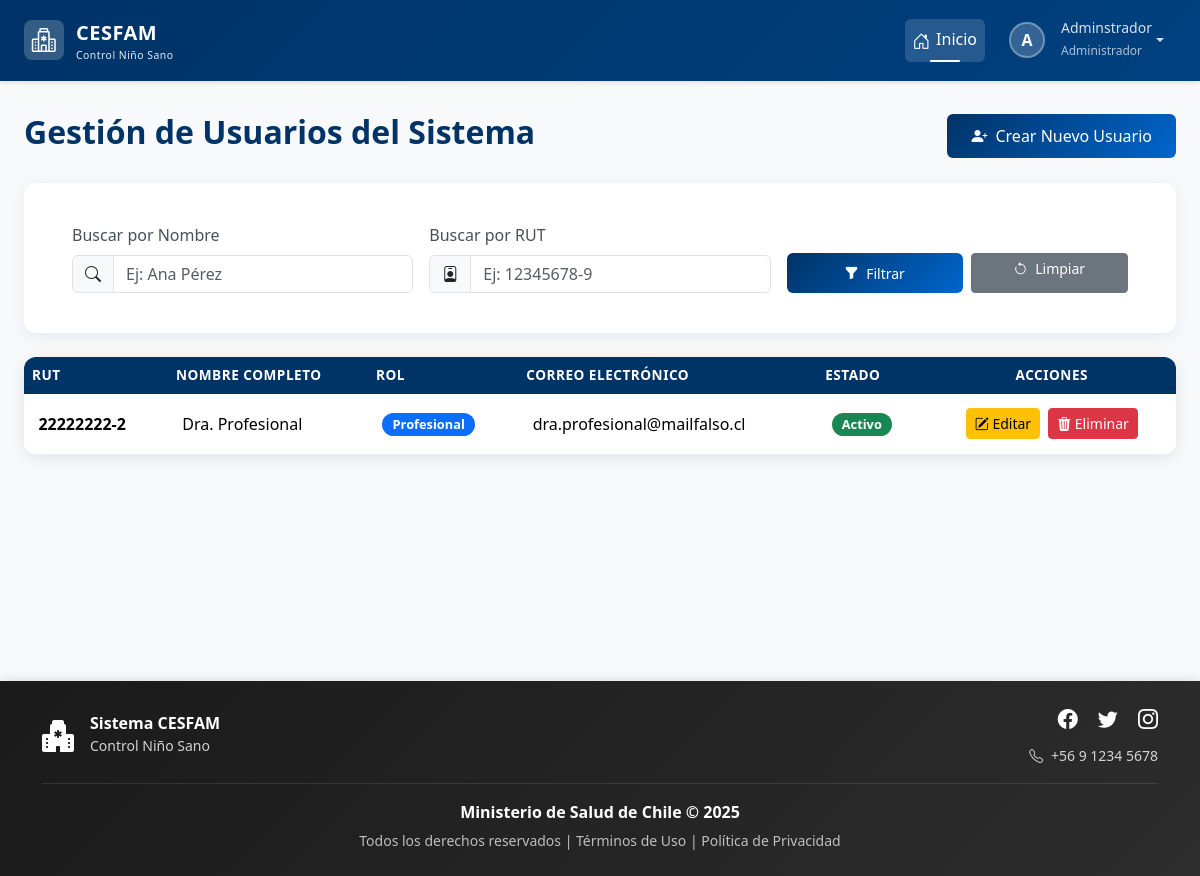
The app's page /usuarios/ (signed in), older data.
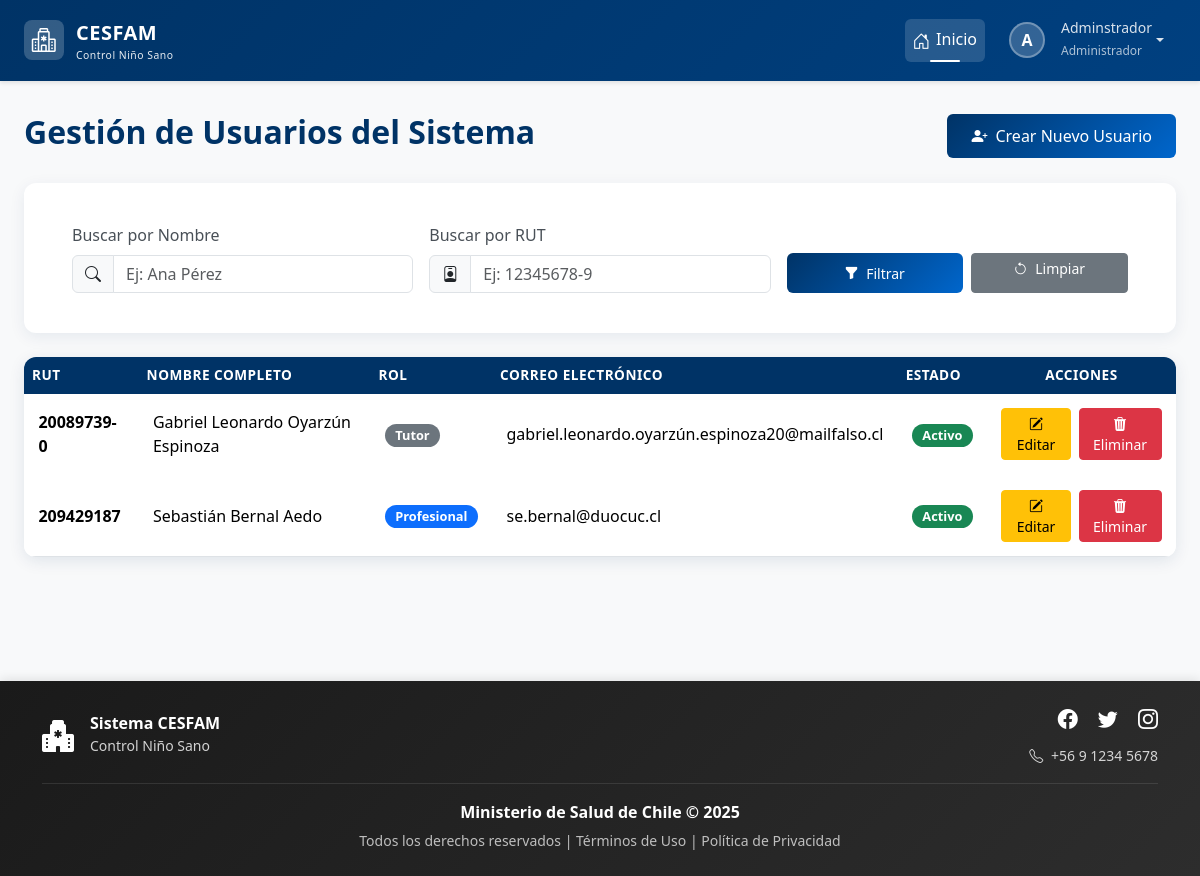
The same page, newer data.
### login/models.py (models this page shows, shortened)
class Usuario(AbstractBaseUser, PermissionsMixin):
    rut = models.CharField(max_length=10, unique=True)
    nombre_completo = models.CharField(max_length=200)
    email = models.EmailField(unique=True)
    rol = models.ForeignKey(Rol, on_delete=models.PROTECT)
    clave_temporal = models.BooleanField(default=False)
    nombre_completo_norm = models.CharField(
        max_length=200,
        editable=False,
        db_index=True
    )
    activo = models.BooleanField(default=True)
    is_staff = models.BooleanField(default=False) # Necesario para el admin de Django
    fecha_creacion = models.DateTimeField(default=timezone.now)
    objects = UsuarioManager()
    USERNAME_FIELD = 'rut'
    REQUIRED_FIELDS = ['nombre_completo', 'email']

class Rol(models.Model):
    id = models.AutoField(primary_key=True)
    nombre_rol = models.CharField(max_length=30, unique=True)
    descripcion = models.CharField(max_length=200)

### login/views.py (the view)
@login_required
def listar_usuarios(request):
    user = request.user
    rol_usuario_actual = user.rol.nombre_rol.lower()
    nombre_query = request.GET.get('nombre', '')
    rut_query = request.GET.get('rut', '')
    lista_usuarios = Usuario.objects.none()
    if rol_usuario_actual == 'administrador':
        lista_usuarios = Usuario.objects.select_related('rol').exclude(pk=user.pk)
    elif rol_usuario_actual == 'profesional':
        lista_usuarios = Usuario.objects.select_related('rol').filter(rol__nombre_rol__iexact='tutor')
    if nombre_query:
        nombre_query_norm = unidecode(nombre_query).lower()
        lista_usuarios = lista_usuarios.filter(
            nombre_completo_norm__icontains=nombre_query_norm
        )
    if rut_query:
        lista_usuarios = lista_usuarios.filter(rut__icontains=rut_query)
    contexto = {
        'usuarios': lista_usuarios.order_by('nombre_completo'),
        'rol_usuario': rol_usuario_actual, # Pasa el rol para lógica en template si es necesario
        'nombre_query': nombre_query,
        'rut_query': rut_query,
    }
    return render(request, 'authentication/listar_usuarios.html', contexto)

### login/templates/authentication/listar_usuarios.html (shortened to what this page needs)
{% extends 'base.html' %}
{% load static %}
{% block extra_css %}
    <link rel="stylesheet" href="{% static 'css/estilolistas.css' %}">
{% endblock %}
{% block content %}
<div class="page-header d-flex justify-content-between align-items-center mb-4">
    <h2>Gestión de Usuarios del Sistema</h2>
    <a href="{% url 'crear_usuario' %}" class="btn btn-cesfam">
        <i class="bi bi-person-plus-fill me-2"></i>Crear Nuevo Usuario
    </a>
</div>
{% if rol_usuario == 'administrador' %}
<div class="card filter-card mb-4 animate-fade-in-up" style="animation-delay: 0.1s;">
    <div class="card-body">
        <form method="get" action="">
            <div class="row g-3 align-items-end">
                <div class="col-md-4">
                    <label for="nombre" class="form-label">Buscar por Nombre</label>
                    <div class="input-group">
                        <span class="input-group-text"><i class="bi bi-search"></i></span>
                        <input type="text" name="nombre" id="nombre" class="form-control" placeholder="Ej: Ana Pérez" value="{{ nombre_query }}">
                    </div>
                </div>
                <div class="col-md-4">
                    <label for="rut" class="form-label">Buscar por RUT</label>
                    <div class="input-group">
                        <span class="input-group-text"><i class="bi bi-person-badge"></i></span>
                        <input type="text" name="rut" id="rut" class="form-control" placeholder="Ej: 12345678-9" value="{{ rut_query }}">
                    </div>
                </div>
                <div class="col-md-4 d-flex align-items-end">
                    <div class="d-flex gap-2 w-100">
                        <button type="submit" class="btn btn-cesfam btn-sm flex-grow-1">
                            <i class="bi bi-funnel-fill me-1"></i> Filtrar
                        </button>
                        <a href="{% url 'listar_usuarios' %}" class="btn btn-secondary btn-sm flex-grow-1">
                            <i class="bi bi-arrow-counterclockwise me-1"></i> Limpiar
                        </a>
                    </div>
                </div>
            </div>
        </form>
    </div>
</div>
{% endif %}
<div class="card table-card">
    <div class="card-body p-0">
        <div class="table-responsive">
            <table class="table table-hover">
                <thead>
                    <tr>
                        <th>RUT</th>
                        <th>Nombre Completo</th>
                        <th>Rol</th>
                        <th>Correo Electrónico</th>
                        <th>Estado</th>
                        <th class="text-center">Acciones</th>
                    </tr>
                </thead>
                <tbody>
                    {% for usuario in usuarios %}
                        <tr class="animate-row" style="--i: {{ forloop.counter0 }};">
                            <td><strong>{{ usuario.rut }}</strong></td>
                            <td>{{ usuario.nombre_completo }}</td>
                            <td>
                                {% if usuario.rol.nombre_rol|lower == 'administrador' %}
                                    <span class="badge badge-admin">{{ usuario.rol.nombre_rol }}</span>
                                {% elif usuario.rol.nombre_rol|lower == 'profesional' %}
                                    <span class="badge badge-profesional">{{ usuario.rol.nombre_rol }}</span>
                                {% else %}
                                    <span class="badge badge-tutor">{{ usuario.rol.nombre_rol }}</span>
                                {% endif %}
                            </td>
                            <td>{{ usuario.email }}</td>
                            <td>
                                {% if usuario.activo %}
                                    <span class="badge badge-activo">Activo</span>
                                {% else %}
                                    <span class="badge badge-inactivo">Inactivo</span>
                                {% endif %}
                            </td>
                            <td class="text-center">
                                <div class="action-buttons justify-content-center">
                                    <a href="{% url 'editar_usuario' usuario.pk %}" class="btn btn-sm btn-warning">
                                        <i class="bi bi-pencil-square"></i> Editar
                                    </a>
                                    <a href="{% url 'eliminar_usuario' usuario.pk %}" class="btn btn-sm btn-danger">
                                        <i class="bi bi-trash3-fill"></i> Eliminar
                                    </a>
                                </div>
                            </td>
                        </tr>
                    {% empty %}
                        <tr>
                            <td colspan="6" class="text-center p-4">No hay usuarios registrados en el sistema.</td>
                        </tr>
                    {% endfor %}
                </tbody>
            </table>
        </div>
    </div>
</div>
{% endblock %}

### templates/base.html (shortened to what this page needs)
{% load static %}
<!DOCTYPE html>
<html lang="es">
<head>
    <link href="https://cdn.jsdelivr.net/npm/bootstrap@5.3.2/dist/css/bootstrap.min.css" rel="stylesheet"
>
    <link rel="stylesheet" href="https://cdn.jsdelivr.net/npm/bootstrap-icons@1.11.1/font/bootstrap-icons.css">
    <link href="https://cdn.jsdelivr.net/npm/select2@4.1.0-rc.0/dist/css/select2.min.css" rel="stylesheet" />
    <link rel="stylesheet" href="{% static 'css/estilobase.css' %}">
    {% block extra_css %}{% endblock %}
</head>
<body>
    <nav class="navbar navbar-expand-lg navbar-dark navbar-cesfam sticky-top">
        <div class="container-fluid px-4">
            <a class="navbar-brand" href="{% url 'home' %}">
                <div class="logo-icon">
                    <i class="bi bi-hospital text-white fs-4"></i>
                </div>
                <div>
                    <span>CESFAM</span>
                    <small class="d-block" style="font-size: 0.65rem; font-weight: 400; opacity: 0.9;">
                        Control Niño Sano
                    </small>
                </div>
            </a>
            <div class="collapse navbar-collapse" id="navbarNav">
                <ul class="navbar-nav ms-auto align-items-lg-center">
                    <li class="nav-item">
                        <a class="nav-link active" href="{% url 'home' %}">
                            <i class="bi bi-house-door"></i>Inicio
                        </a>
                    </li>
                    {% if request.user.is_authenticated %}
                    <li class="nav-item dropdown ms-lg-2">
                        <a class="nav-link dropdown-toggle d-flex align-items-center" href="#"
                           id="userDropdown" role="button" data-bs-toggle="dropdown" aria-expanded="false">
                            <div class="user-avatar">
                                {{ request.user.nombre_completo|first|upper }}
                            </div>
                            <div class="d-none d-lg-block text-start ms-2">
                                <small class="d-block" style="line-height: 1.2;">
                                    {{ request.user.nombre_completo|truncatewords:2 }}
                                </small>
                                <small style="font-size: 0.75rem; opacity: 0.8;">
                                    {{ request.user.rol.nombre_rol }}
                                </small>
                            </div>
                        </a>
                    </li>
                    {% else %}
                    <li class="nav-item ms-lg-2">
                        <a class="btn btn-light btn-sm" href="{% url 'login' %}">
                            <i class="bi bi-box-arrow-in-right me-1"></i>Iniciar Sesión
                        </a>
                    </li>
                    {% endif %}
                </ul>
            </div>
        </div>
    </nav>
    <main class="main-container container-fluid px-4">
        {% block content %}
        {% endblock %}
    </main>
    <footer class="footer-cesfam text-white py-4 mt-auto">
        <div class="container">
            <div class="row align-items-center">
                <div class="col-md-4 text-center text-md-start mb-3 mb-md-0">
                    <div class="d-flex align-items-center justify-content-center justify-content-md-start">
                        <i class="bi bi-hospital-fill fs-2 me-3"></i>
                        <div>
                            <h6 class="mb-0 fw-bold">Sistema CESFAM</h6>
                            <small style="opacity: 0.8;">Control Niño Sano</small>
                        </div>
                    </div>
                </div>
                <div class="col-md-4 text-center text-md-end">
                    <div class="social-links mb-2">
                        <a href="#" class="text-white text-decoration-none me-3" aria-label="Facebook">
                            <i class="bi bi-facebook fs-5"></i>
                        </a>
                        <a href="#" class="text-white text-decoration-none me-3" aria-label="Twitter">
                            <i class="bi bi-twitter fs-5"></i>
                        </a>
                        <a href="#" class="text-white text-decoration-none" aria-label="Instagram">
                            <i class="bi bi-instagram fs-5"></i>
                        </a>
                    </div>
                    <small style="opacity: 0.8;">
                        <i class="bi bi-telephone me-1"></i> +56 9 1234 5678
                    </small>
                </div>
            </div>
            <div class="footer-divider my-3"></div>
            <div class="row">
                <div class="col-12 text-center">
                    <p class="mb-1">
                        <strong>Ministerio de Salud de Chile &copy; {% now "Y" %}</strong>
                    </p>
                    <small style="opacity: 0.7;">
                        Todos los derechos reservados |
                        <a href="#" class="text-white text-decoration-none">Términos de Uso</a> |
                        <a href="#" class="text-white text-decoration-none">Política de Privacidad</a>
                    </small>
                </div>
            </div>
        </div>
    </footer>
</body>
</html>

Row changes from the older to the newer data that the page shows:
removed Usuario: rut "22222222-2", nombre_completo "Dra. Profesional", rol.nombre_rol "Profesional", email "dra.profesional@mailfalso.cl", activo "Activo"
added Usuario: rut "20089739-0", nombre_completo "Gabriel Leonardo Oyarzún Espinoza", rol.nombre_rol "Tutor", email "gabriel.leonardo.oyarzún.espinoza20@mailfalso.cl", activo "Activo"
added Usuario: rut "209429187", nombre_completo "Sebastián Bernal Aedo", rol.nombre_rol "Profesional", email "se.bernal@duocuc.cl", activo "Activo"
